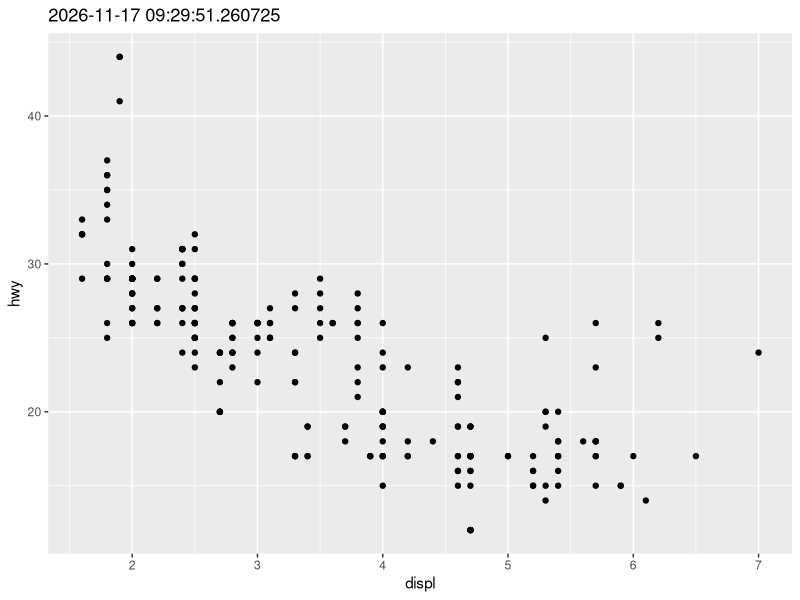

Generate this figure with R:
library(ggplot2)

p1 <- ggplot(mpg, aes(x = displ, y = hwy)) +
  geom_point() +
  labs(
    title = Sys.time()
  )

ggsave(paste0('data-raw/test_mpg_',Sys.time(),'.png'), p1, device = 'png', width = 3, height = 2.5, dpi = 300)
